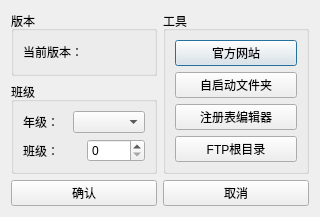
<?xml version="1.0" encoding="UTF-8"?>
<ui version="4.0">
 <class>SettingWnd</class>
 <widget class="QDialog" name="SettingWnd">
  <property name="geometry">
   <rect>
    <x>0</x>
    <y>0</y>
    <width>320</width>
    <height>180</height>
   </rect>
  </property>
  <property name="windowTitle">
   <string>Dialog</string>
  </property>
  <layout class="QVBoxLayout" name="verticalLayout_5">
   <item>
    <layout class="QHBoxLayout" name="horizontalLayout_4">
     <item>
      <layout class="QVBoxLayout" name="verticalLayout_4">
       <item>
        <widget class="QGroupBox" name="groupBox">
         <property name="title">
          <string>版本</string>
         </property>
         <layout class="QVBoxLayout" name="verticalLayout">
          <item>
           <widget class="QLabel" name="version_lbl">
            <property name="text">
             <string>当前版本：</string>
            </property>
           </widget>
          </item>
         </layout>
        </widget>
       </item>
       <item>
        <widget class="QGroupBox" name="groupBox_2">
         <property name="title">
          <string>班级</string>
         </property>
         <layout class="QVBoxLayout" name="verticalLayout_3">
          <item>
           <layout class="QHBoxLayout" name="horizontalLayout">
            <item>
             <widget class="QLabel" name="label">
              <property name="text">
               <string>年级：</string>
              </property>
             </widget>
            </item>
            <item>
             <widget class="QComboBox" name="grade_cmb"/>
            </item>
           </layout>
          </item>
          <item>
           <layout class="QHBoxLayout" name="horizontalLayout_2">
            <item>
             <widget class="QLabel" name="label_2">
              <property name="text">
               <string>班级：</string>
              </property>
             </widget>
            </item>
            <item>
             <widget class="QSpinBox" name="class_spb"/>
            </item>
           </layout>
          </item>
         </layout>
        </widget>
       </item>
      </layout>
     </item>
     <item>
      <widget class="QGroupBox" name="groupBox_3">
       <property name="title">
        <string>工具</string>
       </property>
       <layout class="QVBoxLayout" name="verticalLayout_2">
        <item>
         <widget class="QPushButton" name="website_btn">
          <property name="text">
           <string>官方网站</string>
          </property>
         </widget>
        </item>
        <item>
         <widget class="QPushButton" name="autoRun_btn">
          <property name="text">
           <string>自启动文件夹</string>
          </property>
         </widget>
        </item>
        <item>
         <widget class="QPushButton" name="regedit_btn">
          <property name="text">
           <string>注册表编辑器</string>
          </property>
         </widget>
        </item>
        <item>
         <widget class="QPushButton" name="ftp_btn">
          <property name="text">
           <string>FTP根目录</string>
          </property>
         </widget>
        </item>
       </layout>
      </widget>
     </item>
    </layout>
   </item>
   <item>
    <layout class="QHBoxLayout" name="horizontalLayout_3">
     <item>
      <widget class="QPushButton" name="Sure_btn">
       <property name="text">
        <string>确认</string>
       </property>
      </widget>
     </item>
     <item>
      <widget class="QPushButton" name="cancel_btn">
       <property name="text">
        <string>取消</string>
       </property>
      </widget>
     </item>
    </layout>
   </item>
  </layout>
 </widget>
 <resources/>
 <connections/>
</ui>
